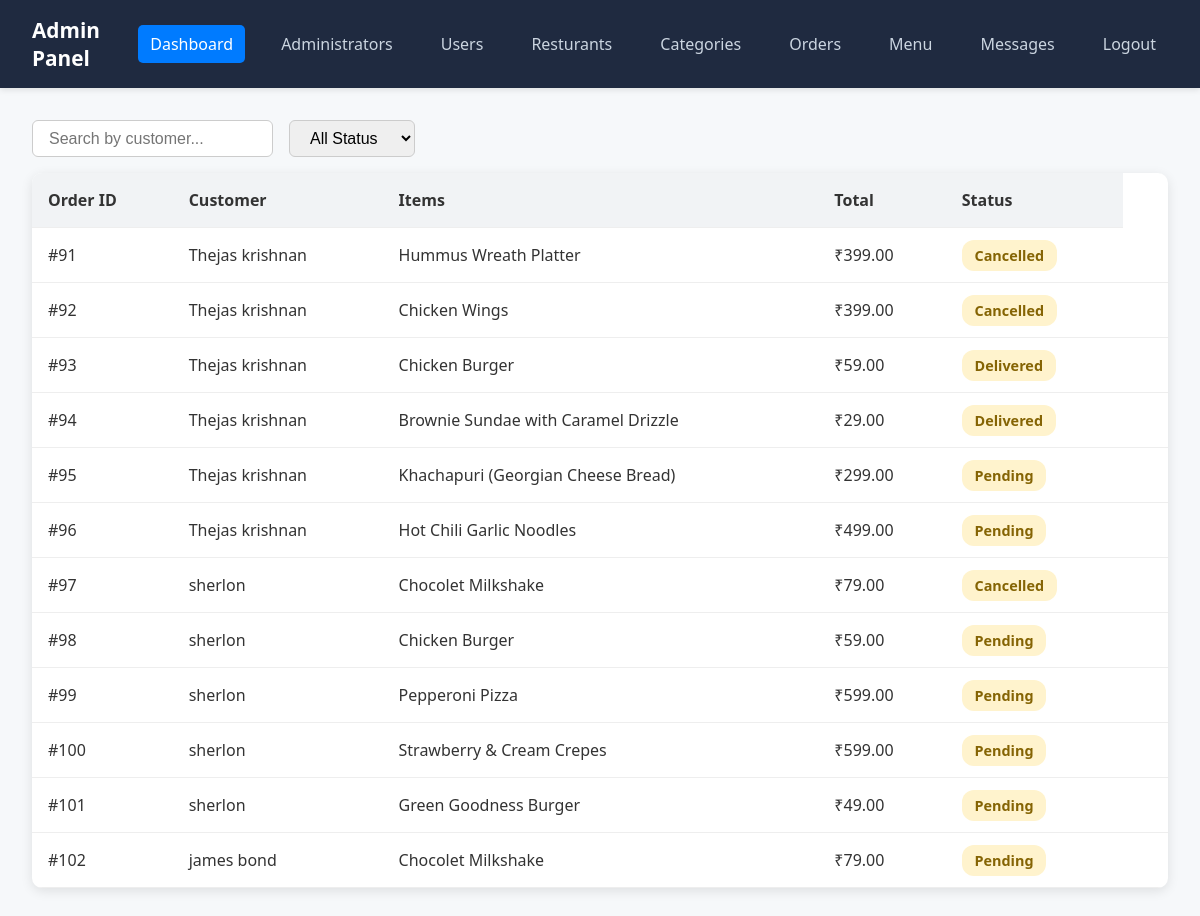
The app's page /admin/orders.php (signed in) with its own data.
### tables this page shows
CREATE TABLE `order_tb` (
  `id` int(10) UNSIGNED NOT NULL,
  `title` varchar(200) NOT NULL,
  `price` decimal(8,2) NOT NULL,
  `image` varchar(255) NOT NULL,
  `date` datetime NOT NULL DEFAULT current_timestamp(),
  `status` varchar(50) NOT NULL,
  `menu_id` int(10) UNSIGNED NOT NULL,
  `user_id` int(10) UNSIGNED NOT NULL,
  `res_id` int(10) UNSIGNED NOT NULL
);

CREATE TABLE `user_tb` (
  `id` int(10) UNSIGNED NOT NULL,
  `full_name` varchar(100) NOT NULL,
  `username` varchar(100) NOT NULL,
  `email` varchar(200) NOT NULL,
  `password` varchar(250) NOT NULL,
  `status` varchar(50) NOT NULL,
  `image` varchar(250) NOT NULL
);

### admin/orders.php (the view, shortened to what this page needs)
<?php
  include "connection/connect.php";
?>
<!DOCTYPE html>
<html lang="en">
<head>
</head>
<body>
 <?php include "partials/header.php";?>
  <div class="orders-container">
    <div class="search-bar">
      <input type="text" id="searchName" placeholder="Search by customer...">
      <select id="statusFilter">
        <option value="">All Status</option>
      </select>
    </div>
    <table id="ordersTable">
      <thead>
        <tr>
          <th>Order ID</th>
          <th>Customer</th>
          <th>Items</th>
          <th>Total</th>
          <th>Status</th>
        </tr>
      </thead>
      <tbody>
         <?php
           $sql = "SELECT user_tb.full_name,order_tb.id,order_tb.title,order_tb.price,order_tb.status FROM order_tb JOIN user_tb ON order_tb.user_id=user_tb.id";
           $res = mysqli_query($conn, $sql);
           $count = mysqli_num_rows($res);
           if($count>0)
             {
               while($row = mysqli_fetch_assoc($res))
                  {
                    ?>
                    <tr>
                      <td>#<?php echo $row["id"];?></td>
                      <td><?php echo $row["full_name"];?></td>
                      <td><?php echo $row["title"];?></td>
                      <td>₹<?php echo $row["price"];?></td>
                      <td><span class="status pending"><?php echo $row["status"];?></span></td>
                      <td class="actions">
                      </td>
                    </tr>
                    <?php
                  }
             }
         ?>
      </tbody>
    </table>
  </div>
</body>
</html>

### admin/connection/connect.php (shortened to what this page needs)
<!DOCTYPE html>
<html>
  <head>

### admin/partials/header.php (shortened to what this page needs)
 <?php include "../connection/connect.php";
 ?>
<nav class="admin-navbar">
  <div class="logo">Admin Panel</div>
  <ul class="nav-items">
    <li><a href="./index.php" class="active">Dashboard</a></li>
    <li><a href="./administrator.php">Administrators</a></li>
    <li><a href="./users.php">Users</a></li>
    <li><a href="./manage-resturants.php">Resturants</a></li>
    <li><a href="./categories.php">Categories</a></li>
    <li><a href="./orders.php">Orders</a></li>
    <li><a href="./menu.php">Menu</a></li>
    <li><a href="./message.php">Messages</a></li>
    <li><a href="./admin-logout.php">Logout</a></li>
  </ul>
</nav>

### admin/orders.php (style rules this page uses)
body { margin: 0; font-family: 'Segoe UI', sans-serif; background: #f6f8fa; color: #333; }
.orders-container { padding: 2rem; }
.search-bar { margin-bottom: 1rem; display: flex; gap: 1rem; flex-wrap: wrap; }
.search-bar input, .search-bar select { padding: 0.5rem 1rem; font-size: 1rem; border: 1px solid #ccc; border-radius: 6px; }
table { width: 100%; border-collapse: collapse; background: white; border-radius: 10px; overflow: hidden; box-shadow: 0 3px 12px rgba(0, 0, 0, 0.1); }
th, td { padding: 1rem; text-align: left; border-bottom: 1px solid #eee; }
th { background-color: #f1f3f5; font-weight: 600; }
.status { padding: 0.4rem 0.8rem; border-radius: 12px; font-weight: bold; font-size: 0.9rem; }
.pending { background: #fff3cd; color: #856404; }

### admin/partials/header.php (style rules this page uses)
body { margin: 0; font-family: 'Segoe UI', sans-serif; }
.admin-navbar { background-color: #1f2a40; padding: 1rem 2rem; display: flex; justify-content: space-between; align-items: center; color: #ffffff; box-shadow: 0 2px 6px rgba(0,0,0,0.1); }
.admin-navbar .logo { font-size: 1.3rem; font-weight: bold; color: #ffffff; }
.nav-items { list-style: none; display: flex; gap: 1.5rem; margin: 0; padding: 0; }
.nav-items li { margin: 0; }
.nav-items a { color: #cbd5e0; text-decoration: none; font-size: 1rem; padding: 0.5rem 0.75rem; border-radius: 5px; transition: 0.3s ease; }
.nav-items a:hover, .nav-items a.active { background-color: #007bff; color: #fff; }

### records on screen
order_tb: id "91", user.full_name "Thejas krishnan", title "Hummus Wreath Platter", price "399.00", status "Cancelled"
order_tb: id "92", user.full_name "Thejas krishnan", title "Chicken Wings", price "399.00", status "Cancelled"
order_tb: id "93", user.full_name "Thejas krishnan", title "Chicken Burger", price "59.00", status "Delivered"
order_tb: id "94", user.full_name "Thejas krishnan", title "Brownie Sundae with Caramel Drizzle", price "29.00", status "Delivered"
order_tb: id "95", user.full_name "Thejas krishnan", title "Khachapuri (Georgian Cheese Bread)", price "299.00", status "Pending"
order_tb: id "96", user.full_name "Thejas krishnan", title "Hot Chili Garlic Noodles", price "499.00", status "Pending"
order_tb: id "97", user.full_name "sherlon", title "Chocolet Milkshake", price "79.00", status "Cancelled"
order_tb: id "98", user.full_name "sherlon", title "Chicken Burger", price "59.00", status "Pending"
order_tb: id "99", user.full_name "sherlon", title "Pepperoni Pizza", price "599.00", status "Pending"
order_tb: id "100", user.full_name "sherlon", title "Strawberry & Cream Crepes", price "599.00", status "Pending"
order_tb: id "101", user.full_name "sherlon", title "Green Goodness Burger", price "49.00", status "Pending"
order_tb: id "102", user.full_name "james bond", title "Chocolet Milkshake", price "79.00", status "Pending"
